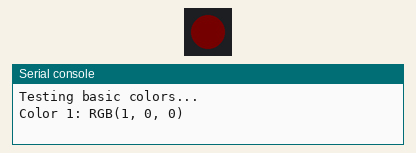
Recording of a program running on a simulated ESP32 board running MicroPython. On the bench: 1 RGB LEDs in strip order, left to right, the last lines printed to the serial console. Dim RGB values are drawn brighter than linear. At 7.0 s the program stops and its outputs stay as they are.

Above: at 0.1 s.
At 3.1 s:
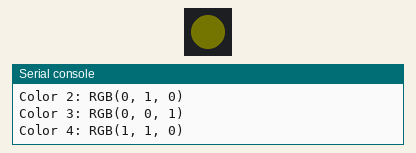
At 5.1 s:
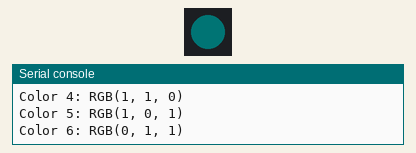
At 7.1 s:
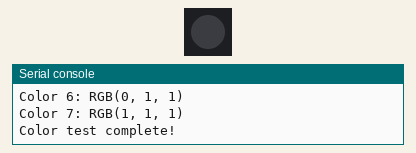
Timing chart, 0 to 8.5 s (numbered marks = the images above):
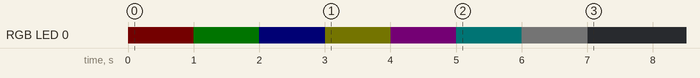

Measured:
- by itself, RGB LED 0: off → RGB(1, 0, 0) at 0.00 s, → RGB(0, 1, 0) 1.0 s later, → RGB(0, 0, 1) 1.0 s later, → RGB(1, 1, 0) 1.0 s later, … (8 changes in this stretch)

The program:

blink-ws2812.py
```python
# Change colors on the built-in WS2812 RGB LED on the C5 Dev Module
# Standard blink toggling pin 27 will not  work for this RGB LED

# basic_ws2112.py - Basic WS2112 control
import machine
import neopixel
import time

# Configure WS2112 LED
# neopixel.NeoPixel(pin, number_of_leds, bpp=3, timing=1)
np = neopixel.NeoPixel(machine.Pin(27), 1)

def set_color(r, g, b):
    """Set LED to specific RGB color"""
    np[0] = (r, g, b)
    np.write()

def test_colors():
    """Test basic colors"""
    colors = [
        (1, 0, 0),    # Red
        (0, 1, 0),    # Green
        (0, 0, 1),    # Blue
        (1, 1, 0),  # Yellow
        (1, 0, 1),  # Magenta
        (0, 1, 1),  # Cyan
        (1, 1, 1) # White
    ]

    print("Testing basic colors...")
    for i, color in enumerate(colors):
        set_color(*color)
        print(f"Color {i+1}: RGB{color}")
        time.sleep(1)

    # Turn off LED
    set_color(0, 0, 0)
    print("Color test complete!")

# Run test
test_colors()
```
